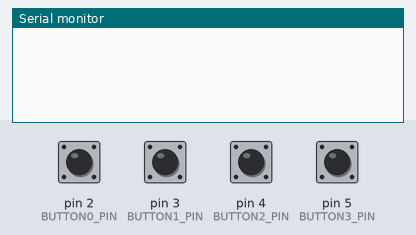
This sketch was run on a simulated Arduino Leonardo, built with avr-gcc and run on an emulated ATmega32U4. Parts: the last lines printed to the serial monitor. The test bench sets the inputs (shaded band); at power-on: pin 2 (BUTTON0_PIN), pin 3 (BUTTON1_PIN), pin 4 (BUTTON2_PIN), pin 5 (BUTTON3_PIN) HIGH.

Above: at 1.2 s.
1.3 s: pin 2 (BUTTON0_PIN) pulled LOW for 0.15 s
At 2.0 s:
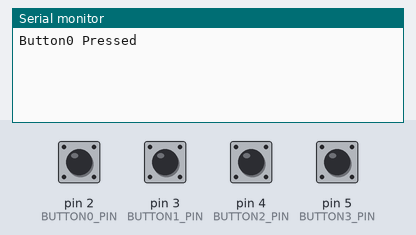
2.9 s: pin 3 (BUTTON1_PIN) pulled LOW for 1 s
At 4.5 s:
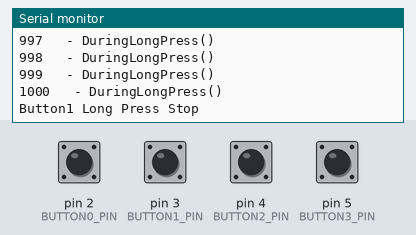
5.4 s: pin 4 (BUTTON2_PIN) pulled LOW for 0.15 s
At 6.4 s:
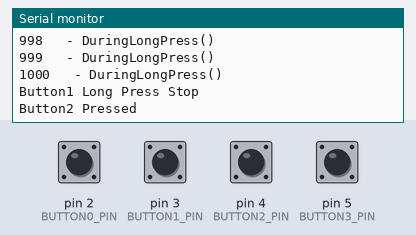
7.0 s: pin 5 (BUTTON3_PIN) pulled LOW for 0.15 s
At 7.6 s:
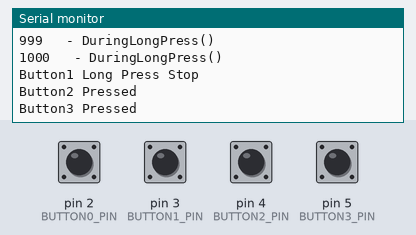
8.6 s: pin 2 (BUTTON0_PIN) pulled LOW for 1 s
At 10.0 s:
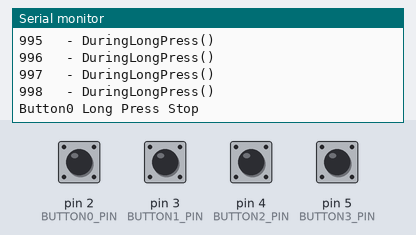
11.1 s: pin 3 (BUTTON1_PIN) pulled LOW for 0.15 s
At 11.9 s:
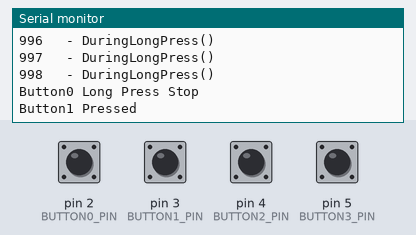
Timing chart, 0 to 13.7 s (numbered marks = the images above; inputs shaded):
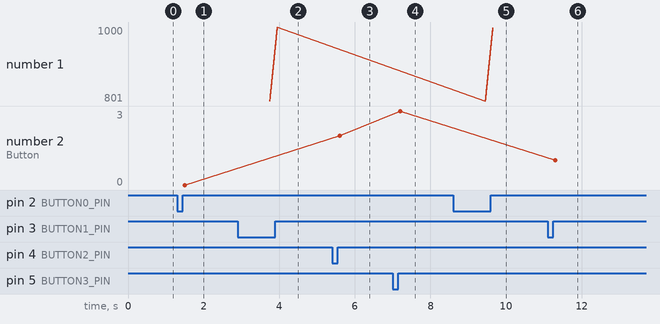

Measured:
- after the input at 1.3 s, the serial monitor: prints a new line after 0.20 s (image 1)
- after the input at 2.9 s, the serial monitor: prints a new line after 0.85 s (image 2)
- after the input at 7.0 s, the serial monitor: prints a new line after 0.20 s (image 4)
- after the input at 8.6 s, the serial monitor: prints a new line after 0.85 s (image 5)
- plotted number 1: 1000 → 998 after the input at 8.6 s
- plotted number 2: 2 → 3 after the input at 7.0 s

The sketch:

MIDI_Pedal_Leo.ino
```cpp
/**********************************************************************
Program name     : MIDI Pedal Leo
Version          : 0.01
Author           : CYNOLEO
Date(MMDDYY)     : 010324
DESCRIPTION      :
MIDI Pedal Leo is a MIDI controller with 4 foot switches.
Short click will make Simple MIDI Pedal send out MIDI CC command
Long Press will make Simple MIDI Pedal send out MIDI PC command
-----------------------------------------------------------------------
More details about Simple MIDI Pedal can be found on Gig Pedal Website
https://gigpedal.blogspot.com/
***********************************************************************/
#include <MIDIUSB.h>
#include <ResponsiveAnalogRead.h>
#include <OneButton.h>

#define DEBUG 0

#define MIDI_CHANNEL 0
#define BUTTON0_PIN 2
#define BUTTON1_PIN 3
#define BUTTON2_PIN 4
#define BUTTON3_PIN 5
#define BUTTON0_CONTROLLER_NUMBER 20      // CLICK CONGROLER NUMBER
#define BUTTON1_CONTROLLER_NUMBER 21
#define BUTTON2_CONTROLLER_NUMBER 22
#define BUTTON3_CONTROLLER_NUMBER 23
#define BUTTON0_PROGRAM_NUMBER 1          // LONG PRESS Program Change Number
#define BUTTON1_PROGRAM_NUMBER 2
#define BUTTON2_PROGRAM_NUMBER 6
#define BUTTON3_PROGRAM_NUMBER 8
#define LONG_PRESS_INTERVAL 2000          //LONG PRESS TIME
#define BUTTON_HIGH_VALUE 0
#define BUTTON_LOW_VALUE 127

OneButton button0(BUTTON0_PIN, true);
OneButton button1(BUTTON1_PIN, true);
OneButton button2(BUTTON2_PIN, true);
OneButton button3(BUTTON3_PIN, true);

int button0Value;
int button1Value;
int button2Value;
int button3Value;

bool button0LongPressedFired;
bool button1LongPressedFired;
bool button2LongPressedFired;
bool button3LongPressedFired;

const int buttonHighValue = BUTTON_HIGH_VALUE;
const int buttonLowValue = BUTTON_LOW_VALUE;

byte midiCh = MIDI_CHANNEL;

void setup() {
  button0.attachClick(button0ClickCtrl);
  button1.attachClick(button1ClickCtrl);
  button2.attachClick(button2ClickCtrl);
  button3.attachClick(button3ClickCtrl);

  //button0.attachLongPressStart(button0LongPressStartCtrl);
  button0.attachLongPressStop(button0LongPressStopCtrl);
  button0.attachDuringLongPress(button0DuringLongPressCtrl);
  button0.setLongPressIntervalMs(LONG_PRESS_INTERVAL);

  //button1.attachLongPressStart(button1LongPressStartCtrl);
  button1.attachLongPressStop(button1LongPressStopCtrl);
  button1.attachDuringLongPress(button1DuringLongPressCtrl);
  button1.setLongPressIntervalMs(LONG_PRESS_INTERVAL);

  //button2.attachLongPressStart(button2LongPressStartCtrl);
  button2.attachLongPressStop(button2LongPressStopCtrl);
  button2.attachDuringLongPress(button2DuringLongPressCtrl);
  button2.setLongPressIntervalMs(LONG_PRESS_INTERVAL);

  //button0.attachLongPressStart(button0LongPressStartCtrl);
  button3.attachLongPressStop(button3LongPressStopCtrl);
  button3.attachDuringLongPress(button3DuringLongPressCtrl);
  button3.setLongPressIntervalMs(LONG_PRESS_INTERVAL);
}

void loop() {
  button0.tick();
  button1.tick();
  button2.tick();
  button3.tick();
}

//----------Button Short Press Control Functions----------
void button0ClickCtrl() {
  #if defined(DEBUG)
  Serial.println("Button0 Pressed");
  #endif

  if (button0Value ==  buttonLowValue){
    button0Value=  buttonHighValue;
  } else {
    button0Value =  buttonLowValue;
  }

  controlChange(midiCh, BUTTON0_CONTROLLER_NUMBER, button0Value); //  (channel, CC number,  CC value)
  MidiUSB.flush();
}

void button1ClickCtrl() {
  #if defined(DEBUG)
  Serial.println("Button1 Pressed");
  #endif
  if (button1Value ==  buttonLowValue){
    button1Value=  buttonHighValue;
  } else {
    button1Value =  buttonLowValue;
  }

  controlChange(midiCh, BUTTON1_CONTROLLER_NUMBER, button1Value); //  (channel, CC number,  CC value)
  MidiUSB.flush();
}

void button2ClickCtrl() {
  #if defined(DEBUG)
  Serial.println("Button2 Pressed");
  #endif
  if (button2Value ==  buttonLowValue){
    button2Value=  buttonHighValue;
  } else {
    button2Value =  buttonLowValue;
  }

  controlChange(midiCh, BUTTON2_CONTROLLER_NUMBER, button2Value); //  (channel, CC number,  CC value)
  MidiUSB.flush();
}

void button3ClickCtrl() {
  #if defined(DEBUG)
  Serial.println("Button3 Pressed");
  #endif
  if (button3Value ==  buttonLowValue){
    button3Value=  buttonHighValue;
  } else {
    button3Value =  buttonLowValue;
  }

  controlChange(midiCh, BUTTON3_CONTROLLER_NUMBER, button3Value); //  (channel, CC number,  CC value)
  MidiUSB.flush();
}

//----------Button Long Press Control Functions----------
void button0LongPressStopCtrl() {
  #if defined(DEBUG)
  Serial.println("Button0 Long Press Stop");
  #endif
  button0LongPressedFired = 0;
}

void button1LongPressStopCtrl() {
  #if defined(DEBUG)
  Serial.println("Button1 Long Press Stop");
  #endif
  button1LongPressedFired = 0;

}

void button2LongPressStopCtrl() {
  #if defined(DEBUG)
  Serial.println("Button2 Long Press Stop");
  #endif
  button2LongPressedFired = 0;
}

void button3LongPressStopCtrl() {
  #if defined(DEBUG)
  Serial.println("Button3 Long Press Stop");
  #endif
  button3LongPressedFired = 0;
}

void button0DuringLongPressCtrl(){

  #if defined(DEBUG)
  Serial.print(button0.getPressedMs());
  Serial.println("\t - DuringLongPress()");
  #endif

  if(!button0LongPressedFired){
    programChange(midiCh, BUTTON0_PROGRAM_NUMBER); // (channel, program number)
    MidiUSB.flush();

    #if defined(DEBUG)
    Serial.println("Sent Button 0 MIDI Message");
    #endif
  }
  button0LongPressedFired = 1;
}

void button1DuringLongPressCtrl(){

  #if defined(DEBUG)
  Serial.print(button1.getPressedMs());
  Serial.println("\t - DuringLongPress()");
  #endif

  if(!button1LongPressedFired){
    programChange(midiCh, BUTTON1_PROGRAM_NUMBER); // (channel, program number)
    MidiUSB.flush();

    #if defined(DEBUG)
    Serial.println("Sent Button 1 MIDI Message");
    #endif
  }
  button1LongPressedFired = 1;
}

void button2DuringLongPressCtrl(){

  #if defined(DEBUG)
  Serial.print(button2.getPressedMs());
  Serial.println("\t - DuringLongPress()");
  #endif

  if(!button2LongPressedFired){
    programChange(midiCh, BUTTON2_PROGRAM_NUMBER); // (channel, program number)
    MidiUSB.flush();

    #if defined(DEBUG)
    Serial.println("Sent Button 2 MIDI Message");
    #endif
  }
  button2LongPressedFired = 1;
}

void button3DuringLongPressCtrl(){

  #if defined(DEBUG)
  Serial.print(button3.getPressedMs());
  Serial.println("\t - DuringLongPress()");
  #endif

  if(!button3LongPressedFired){
    programChange(midiCh, BUTTON3_PROGRAM_NUMBER); // (channel, program number)
    MidiUSB.flush();

    #if defined(DEBUG)
    Serial.println("Sent Button 3 MIDI Message");
    #endif
  }
  button3LongPressedFired = 1;
}

//--- Midi Functions ---

void controlChange(byte channel, byte control, byte value) {
  midiEventPacket_t event = {0x0B, 0xB0 | channel, control, value};
  MidiUSB.sendMIDI(event);
}

void programChange(byte channel, byte program) {
  midiEventPacket_t pc = {0x0C, 0xC0 | channel, program, 0};
  MidiUSB.sendMIDI(pc);
}
```
